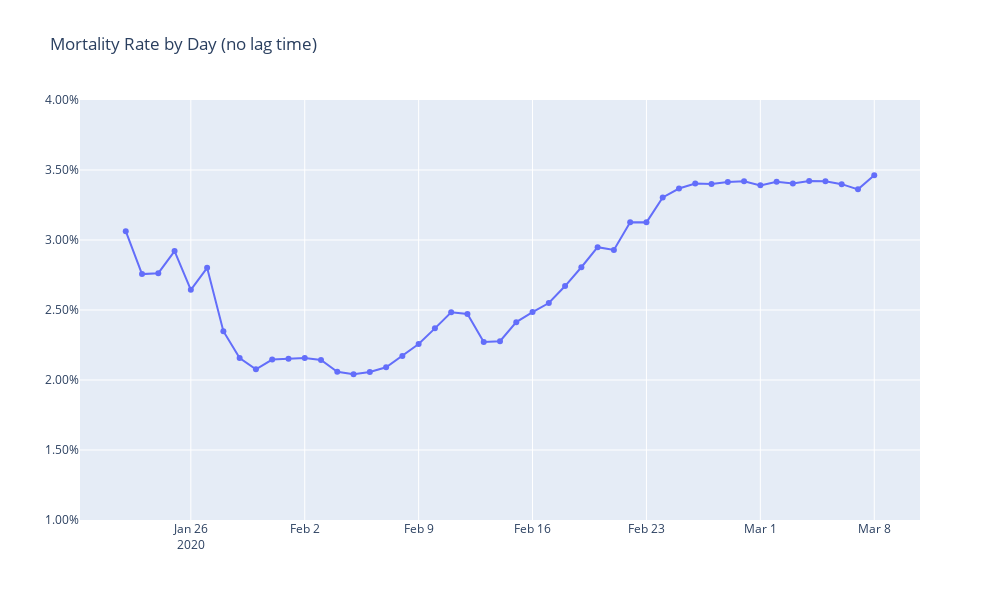

The notebook cell saved with this chart:
### Code cell
fig = go.Figure()

fig.add_trace(go.Scatter(x=df_date['ObservationDate'], 
                         y=df_date['MortalityRate'],
                         mode='lines+markers',
                         name='Mortality Rate'))

fig.update_layout(title="Mortality Rate by Day (no lag time)",width=1000, height=600)
fig.update_yaxes(range=[0.01, 0.04],tickformat= ',.2%')

fig.show()
